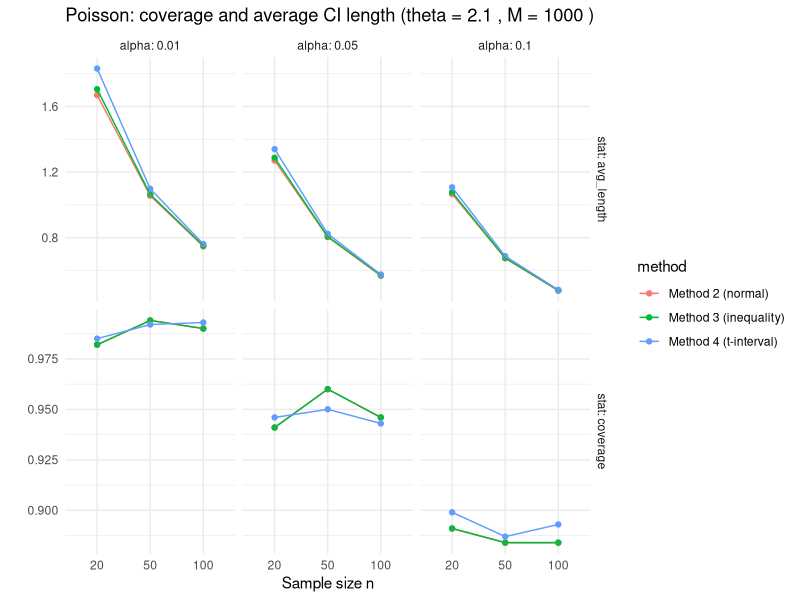

R code for this plot:
## ---- chunk 1
knitr::opts_chunk$set(echo = TRUE)
set.seed(21)
theta  <- 21 / 10
alphas <- c(0.01, 0.05, 0.1)
ns     <- c(20, 50, 100)    
M      <- 1000   
install.packages("tidyr")
## ---- chunk 2
poisson_results <- data.frame()
for (n in ns) {
  cat("Poisson distribution, n =", n, "\n")
  
  # generating matrix of random values for P
  x <- matrix(rpois(n * M, lambda = theta), nrow = n)

  sample_mean <- colMeans(x)
  sample_sd   <- apply(x, 2, sd)
  
  for (alpha in alphas) {
    z     <- qnorm(1 - alpha/2) #z-q. for the task 2 and 3
    # t-q for the 4th
    tcrit <- qt(1 - alpha/2, df = n - 1)
    
    ## Normal approximation with knwon Var = θ
    lower2P <- sample_mean - z * sqrt(theta / n)
    upper2P <- sample_mean + z * sqrt(theta / n)
    
    # Task (a)
    cover2P  <- mean(lower2P <= theta & theta <= upper2P)
    # Task (b)
    length2P <- upper2P - lower2P
    D <- z^2 * (4 * n * sample_mean + z^2)
    lower3P <- (2 * n * sample_mean + z^2 - sqrt(D)) / (2 * n)
    upper3P <- (2 * n * sample_mean + z^2 + sqrt(D)) / (2 * n)
    
    cover3P  <- mean(lower3P <= theta & theta <= upper3P)
    length3P <- upper3P - lower3P
    
    ## via using t
    lower4P <- sample_mean - tcrit * sample_sd / sqrt(n)
    upper4P <- sample_mean + tcrit * sample_sd / sqrt(n)
    
    cover4P  <- mean(lower4P <= theta & theta <= upper4P)
    length4P <- upper4P - lower4P
    
    ## Results:
    cat("alpha =", alpha, ", confidence level =", 1 - alpha, "\n")
    
    cat("  (Method 2) Normal (known Var = θ):\n")
    cat("      fraction containing θ =", round(cover2P, 3), "\n")
    cat("      mean CI length        =", round(mean(length2P), 3), "\n")
    
    cat("  (Method 3) Solved inequality:\n")
    cat("      fraction containing θ =", round(cover3P, 3), "\n")
    cat("      mean CI length        =", round(mean(length3P), 3), "\n")
    
    cat("  (Method 4) Student t-interval:\n")
    cat("      fraction containing θ =", round(cover4P, 3), "\n")
    cat("      mean CI length        =", round(mean(length4P), 3), "\n\n")
    poisson_results <- rbind(
      poisson_results,
      data.frame(
        n = n,
        alpha = alpha,
        method = "Method 2 (normal)",
        coverage = cover2P,
        avg_length = mean(length2P)
      ),
      data.frame(
        n = n,
        alpha = alpha,
        method = "Method 3 (inequality)",
        coverage = cover3P,
        avg_length = mean(length3P)
      ),
      data.frame(
        n = n,
        alpha = alpha,
        method = "Method 4 (t-interval)",
        coverage = cover4P,
        avg_length = mean(length4P)
      )
    )
  }
}
head(poisson_results)
## ---- chunk 3
library(ggplot2)
library(dplyr)
library(tidyr)

poisson_long <- poisson_results %>%
  mutate(alpha = factor(alpha)) %>%
  pivot_longer(cols = c("coverage", "avg_length"),
               names_to = "stat",
               values_to = "value")

ggplot(poisson_long, aes(x = factor(n), y = value, color = method)) +
  geom_point() +
  geom_line(aes(group = interaction(method, alpha))) +
  facet_grid(stat ~ alpha, scales = "free_y", labeller = label_both) +
  labs(
    x = "Sample size n",
    y = "",
    title = paste("Poisson: coverage and average CI length (theta =", theta, ", M =", M, ")")
  ) +
  theme_minimal()
